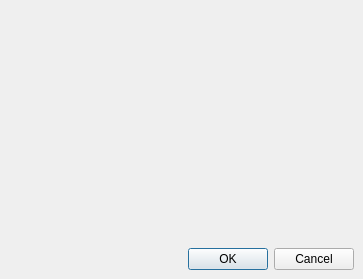
<?xml version="1.0" encoding="UTF-8"?>
<!--
######################################################################################################################
# Copyright (C) 2017-2022 Spine project consortium
# This file is part of Spine Items.
# Spine Items is free software: you can redistribute it and\/or modify it under the terms of the GNU Lesser General
# Public License as published by the Free Software Foundation, either version 3 of the License, or (at your option)
# any later version. This program is distributed in the hope that it will be useful, but WITHOUT ANY WARRANTY;
# without even the implied warranty of MERCHANTABILITY or FITNESS FOR A PARTICULAR PURPOSE. See the GNU Lesser General
# Public License for more details. You should have received a copy of the GNU Lesser General Public License along with
# this program. If not, see <http:\/\/www.gnu.org\/licenses\/>.
######################################################################################################################
-->
<ui version="4.0">
 <class>Dialog</class>
 <widget class="QDialog" name="Dialog">
  <property name="geometry">
   <rect>
    <x>0</x>
    <y>0</y>
    <width>363</width>
    <height>279</height>
   </rect>
  </property>
  <property name="windowTitle">
   <string>Select URL</string>
  </property>
  <layout class="QVBoxLayout" name="verticalLayout">
   <property name="spacing">
    <number>0</number>
   </property>
   <property name="leftMargin">
    <number>0</number>
   </property>
   <property name="topMargin">
    <number>0</number>
   </property>
   <property name="rightMargin">
    <number>0</number>
   </property>
   <property name="bottomMargin">
    <number>0</number>
   </property>
   <item>
    <layout class="QVBoxLayout" name="verticalLayout_2">
     <property name="leftMargin">
      <number>9</number>
     </property>
     <property name="topMargin">
      <number>9</number>
     </property>
     <property name="rightMargin">
      <number>9</number>
     </property>
     <property name="bottomMargin">
      <number>9</number>
     </property>
     <item>
      <widget class="UrlSelectorWidget" name="url_selector_widget" native="true"/>
     </item>
     <item>
      <spacer name="verticalSpacer">
       <property name="orientation">
        <enum>Qt::Vertical</enum>
       </property>
       <property name="sizeHint" stdset="0">
        <size>
         <width>20</width>
         <height>40</height>
        </size>
       </property>
      </spacer>
     </item>
     <item>
      <widget class="QDialogButtonBox" name="buttonBox">
       <property name="orientation">
        <enum>Qt::Horizontal</enum>
       </property>
       <property name="standardButtons">
        <set>QDialogButtonBox::Cancel|QDialogButtonBox::Ok</set>
       </property>
      </widget>
     </item>
    </layout>
   </item>
   <item>
    <layout class="QHBoxLayout" name="horizontalLayout_statusbar_ph">
     <item>
      <widget class="QWidget" name="widget_invisible_dummy" native="true"/>
     </item>
    </layout>
   </item>
  </layout>
 </widget>
 <customwidgets>
  <customwidget>
   <class>UrlSelectorWidget</class>
   <extends>QWidget</extends>
   <header>spine_items/widgets.h</header>
   <container>1</container>
  </customwidget>
 </customwidgets>
 <resources>
  <include location="resources/resources_icons.qrc"/>
 </resources>
 <connections>
  <connection>
   <sender>buttonBox</sender>
   <signal>accepted()</signal>
   <receiver>Dialog</receiver>
   <slot>accept()</slot>
   <hints>
    <hint type="sourcelabel">
     <x>248</x>
     <y>254</y>
    </hint>
    <hint type="destinationlabel">
     <x>157</x>
     <y>274</y>
    </hint>
   </hints>
  </connection>
  <connection>
   <sender>buttonBox</sender>
   <signal>rejected()</signal>
   <receiver>Dialog</receiver>
   <slot>reject()</slot>
   <hints>
    <hint type="sourcelabel">
     <x>316</x>
     <y>260</y>
    </hint>
    <hint type="destinationlabel">
     <x>286</x>
     <y>274</y>
    </hint>
   </hints>
  </connection>
 </connections>
</ui>
